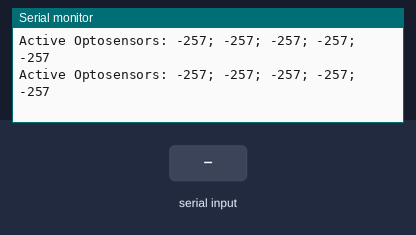
Simulated run of this sketch. Board: Arduino Mega 2560, built with avr-gcc and run on an emulated ATmega2560. Shown: the last lines printed to the serial monitor. The inputs (shaded band) are chosen by the test bench.

Above: at 1.2 s.
1.3 s: "1" received over the second serial link
At 1.9 s:
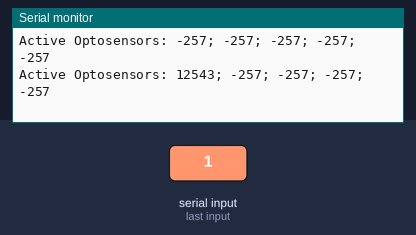
2.8 s: "0" received over the second serial link
At 3.4 s:
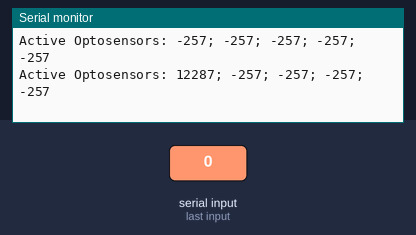
4.3 s: "2" received over the second serial link
At 4.9 s:
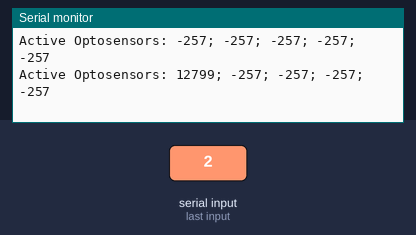
Timing chart, 0 to 7.3 s (numbered marks = the images above; inputs shaded):
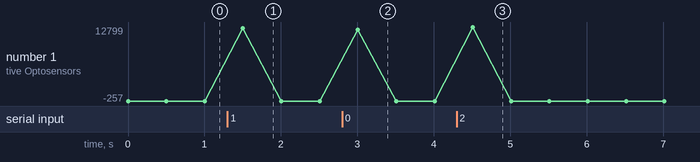

Measured:
- after the input at 1.3 s, the serial monitor: prints a new line after 0.20 s (image 1)
- after the input at 2.8 s, the serial monitor: prints a new line after 0.21 s (image 2)
- after the input at 4.3 s, the serial monitor: prints a new line after 0.21 s (image 3)

The sketch:

active_opto.ino
```cpp
void setup() {
  initialize();
  sensorAutoCalibrate();
}

void loop() {
  int sensors[5];
  char buffer[50];
  calibratedSensors(sensors);
  sprintf(buffer, "Active Optosensors: %d; %d; %d; %d; %d\n", sensors[0], sensors[1], sensors[2],
  sensors[3], sensors[4]);
  Serial.println(buffer);
  delay(500);
}
```

neville_functions.ino
```cpp
#define SEND_RAW_SENSOR_VALUES 0x86
#define SEND_CALIBRATED_SENSOR_VALUES 0x87
#define SEND_BATTERY_MILLIVOLTS 0xB1
#define DO_PRINT 0xB8
#define M1_FORWARD 0xC1
#define M1_BACKWARD 0xC2
#define M2_FORWARD 0xC5
#define M2_BACKWARD 0xC6
#define AUTO_CALIBRATE 0xBA
#define CLEAR 0xB7

float m1Speed;
float m2Speed;

void initialize() {

  Serial1.begin(115200);
  Serial.begin(9600);
  m1Speed = 0;
  m2Speed = 0;

}


void pololuReset() {

  pinMode(5, OUTPUT);
  digitalWrite(5, LOW);
  delay(10);
  digitalWrite(5, HIGH);
  delay(100);

}

void stopSmooth() {

  while(m1Speed > 0 || m2Speed > 0) {
    if((m1Speed - 0.05) >= 0) {
      m1Speed -= 0.05;
    } else {
      m1Speed = 0;
    }
    if((m2Speed - 0.05) >= 0) {
      m2Speed -= 0.05;
    } else {
      m2Speed = 0;
  }

  activateMotor(0, m1Speed);
  activateMotor(1, m2Speed);
  delay(35);
  }

}

void activateMotor(int motor, float speed) {

  char opcode = 0x0;
  if (speed > 0.0) {
    if (motor == 0) {
      opcode = M1_FORWARD;
      m1Speed = speed;
    } else {
      opcode = M2_FORWARD;
      m2Speed = speed;
    }
  } else {
    if (motor == 0) {
      opcode = M1_BACKWARD;
      m1Speed = speed;
    } else {
      opcode = M2_BACKWARD;
      m2Speed = speed;
    }
  }
  unsigned char arg = 0x7f * abs(speed);
  Serial1.write(opcode);
  Serial1.flush();
  Serial1.write(arg);
  Serial1.flush();

}

float battery() {

  Serial1.write(SEND_BATTERY_MILLIVOLTS);
  Serial1.flush();
  char lowbyte = Serial1.read();
  char hibyte = Serial1.read();
  float v = ((lowbyte + (hibyte << 8))/1000.0);
  return(v);

}

char sensorAutoCalibrate() {

  Serial1.write(AUTO_CALIBRATE);
  Serial1.flush();
  return Serial1.read();

}

void calibratedSensors(int sensors[5]) {

  int sensor1 = 0;
  int sensor2 = 0;
  int sensor3 = 0;
  int sensor4 = 0;
  int sensor5 = 0;

  Serial1.write(SEND_CALIBRATED_SENSOR_VALUES);
  Serial1.flush();

  char sensor1High = Serial1.read();
  char sensor1Low = Serial1.read();
  sensor1 = sensor1Low + (sensor1High << 8);
  char sensor2High = Serial1.read();
  char sensor2Low = Serial1.read();
  sensor2 = sensor2Low + (sensor2High << 8);
  char sensor3High = Serial1.read();
  char sensor3Low = Serial1.read();
  sensor3 = sensor3Low + (sensor3High << 8);
  char sensor4High = Serial1.read();
  char sensor4Low = Serial1.read();
  sensor4 = sensor4Low + (sensor4High << 8);
  char sensor5High = Serial1.read();
  char sensor5Low = Serial1.read();
  sensor5 = sensor5Low + (sensor5High << 8);

  sensors[0] = sensor1;
  sensors[1] = sensor2;
  sensors[2] = sensor3;
  sensors[3] = sensor4;
  sensors[4] = sensor5;

}

// Run by Arduino in a loop after setup() completes.
//void loop() {
//
//}
```
